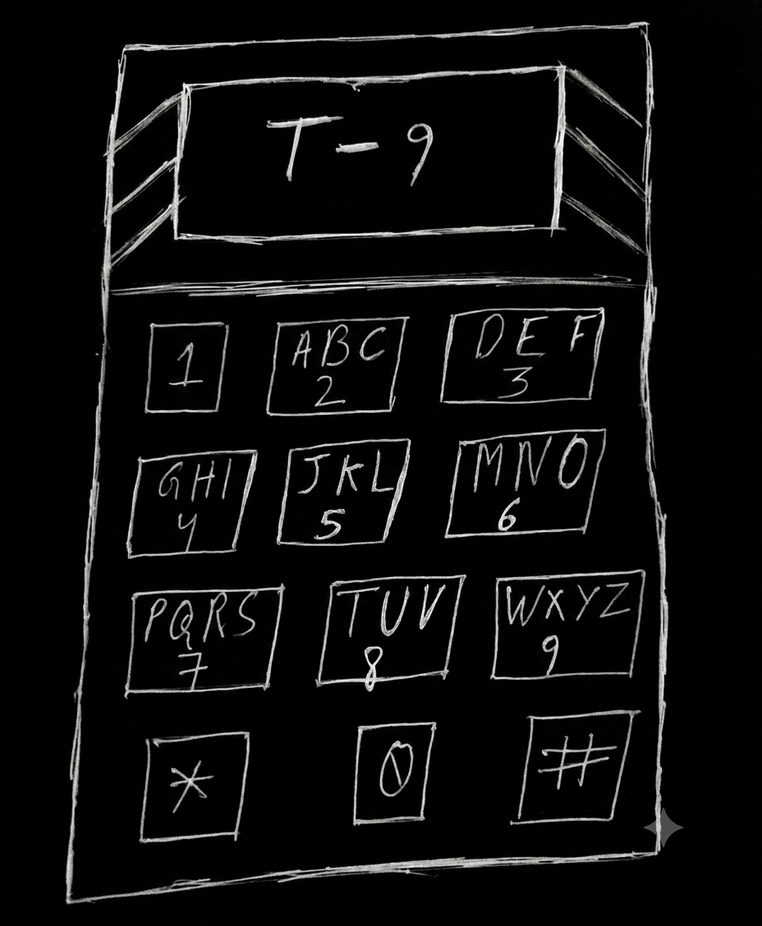
#> input picture steg/t9.png, 762 x 926 px, shrunk from 928 x 1128 before the run, found by its file name
$ python mirror.py
#> lines starting #> are read from the running program, lines starting #| are printed output that depends on the picture
from PIL import Image, ImageOps
image = Image.open('t9.png')
#> image is the input picture: PIL image 762x926 RGB; mean R, G, B 13.2, 13.3, 13.2
im = ImageOps.mirror(image)
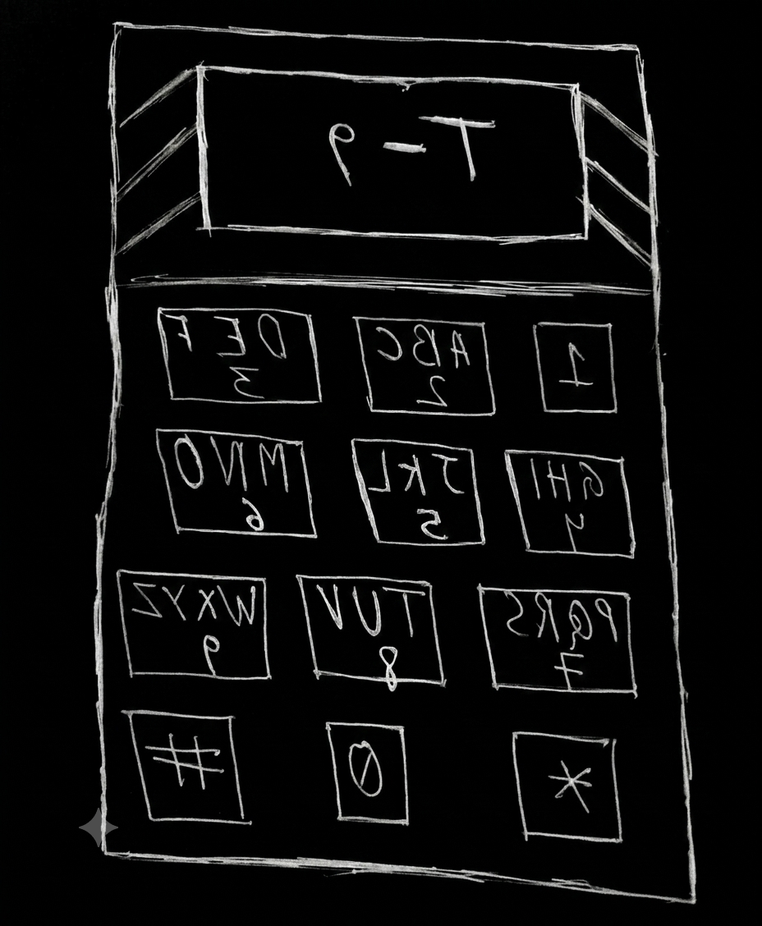
#> im: PIL image 762x926 RGB; mean R, G, B 13.2, 13.3, 13.2
im.show()

$ run again, with steg/bar.png copied over steg/t9.png
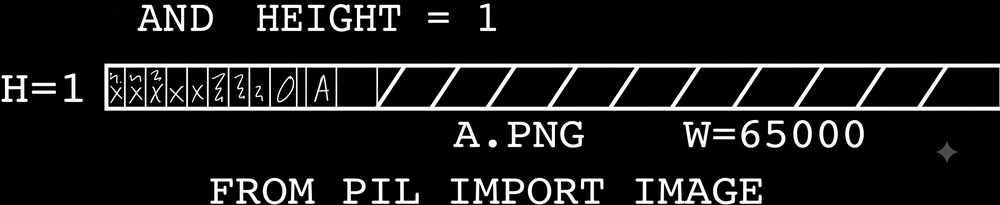
#> input picture steg/bar.png, 1000 x 205 px, shrunk from 2263 x 464 before the run, found by its file name
#> image is the input picture: PIL image 1000x205 RGB; mean R, G, B 26, 26, 26
#> `im = ImageOps.mirror(image)`:
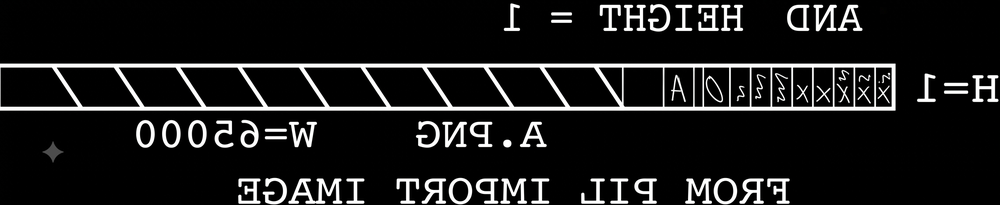
#> im: PIL image 1000x205 RGB; mean R, G, B 26, 26, 26

$ run again, with steg/my.png copied over steg/t9.png
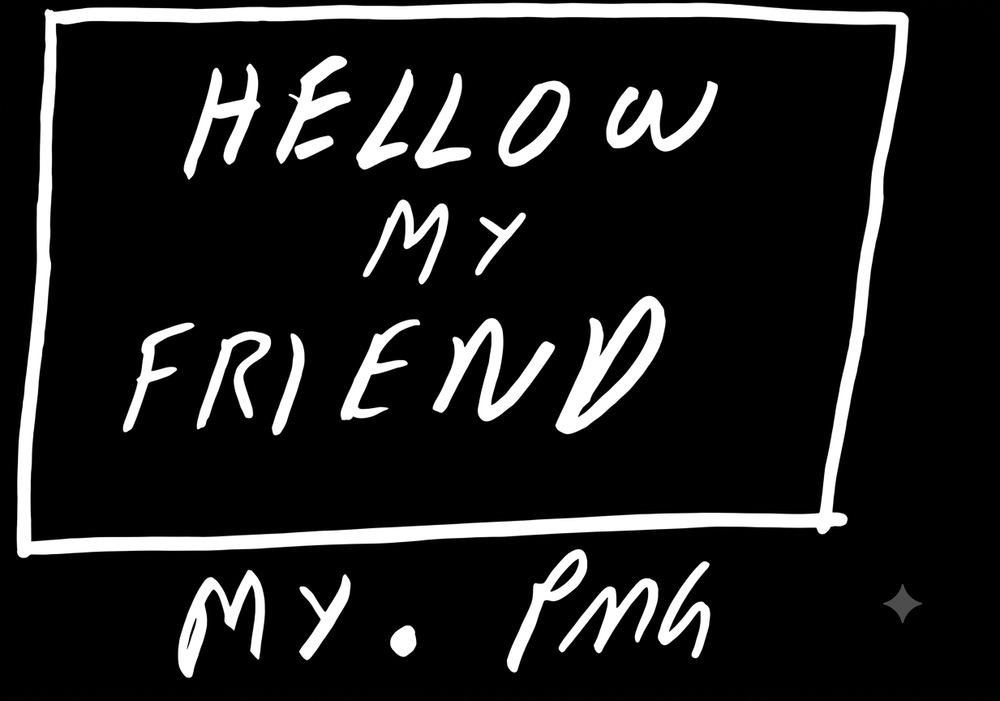
#> input picture steg/my.png, 1000 x 701 px, shrunk from 1233 x 864 before the run, found by its file name
#> image is the input picture: PIL image 1000x701 RGB; mean R, G, B 30.5, 30.5, 30.5
#> `im = ImageOps.mirror(image)`:
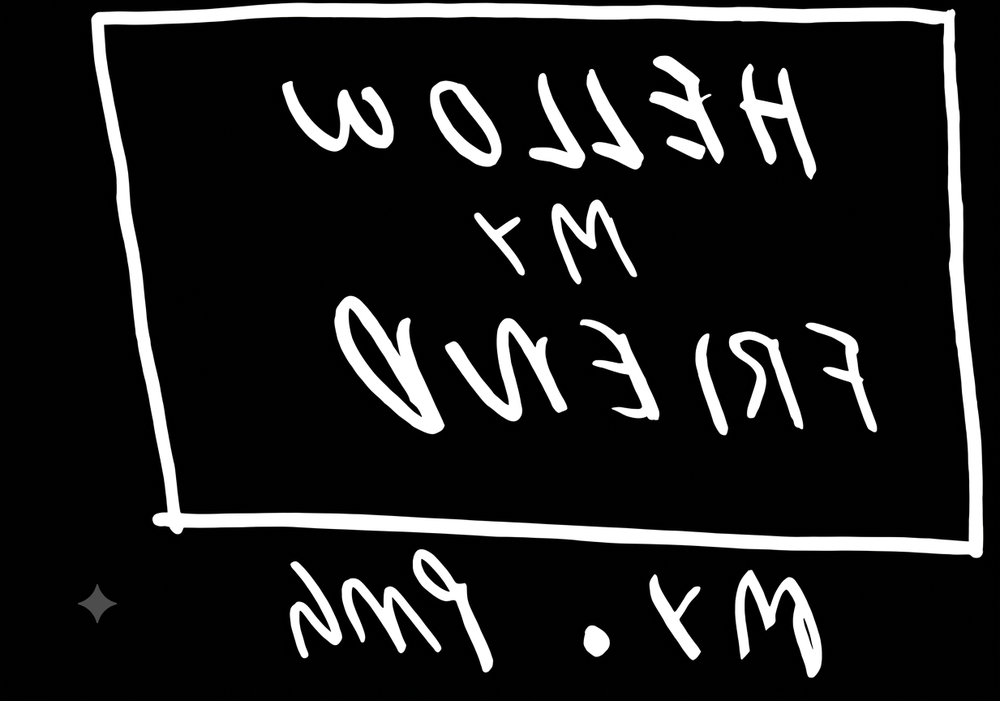
#> im: PIL image 1000x701 RGB; mean R, G, B 30.5, 30.5, 30.5

$ run again, with steg/noice.png copied over steg/t9.png
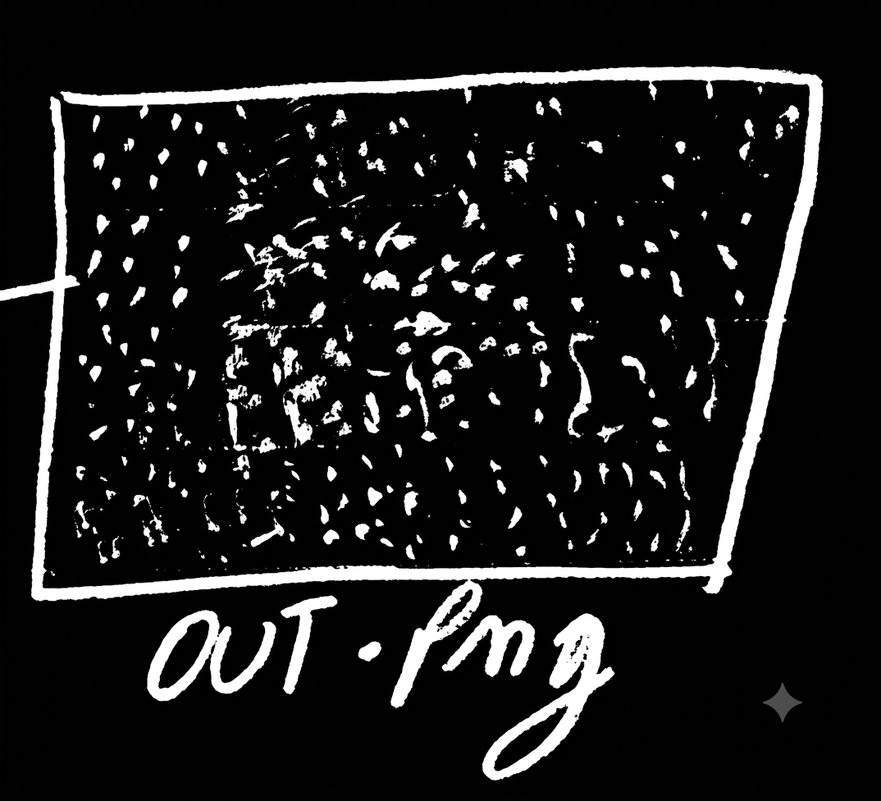
#> input picture steg/noice.png, 881 x 801 px, shrunk from 1074 x 976 before the run, found by its file name
#> image is the input picture: PIL image 881x801 RGB; mean R, G, B 27.5, 27.5, 27.5
#> `im = ImageOps.mirror(image)`:
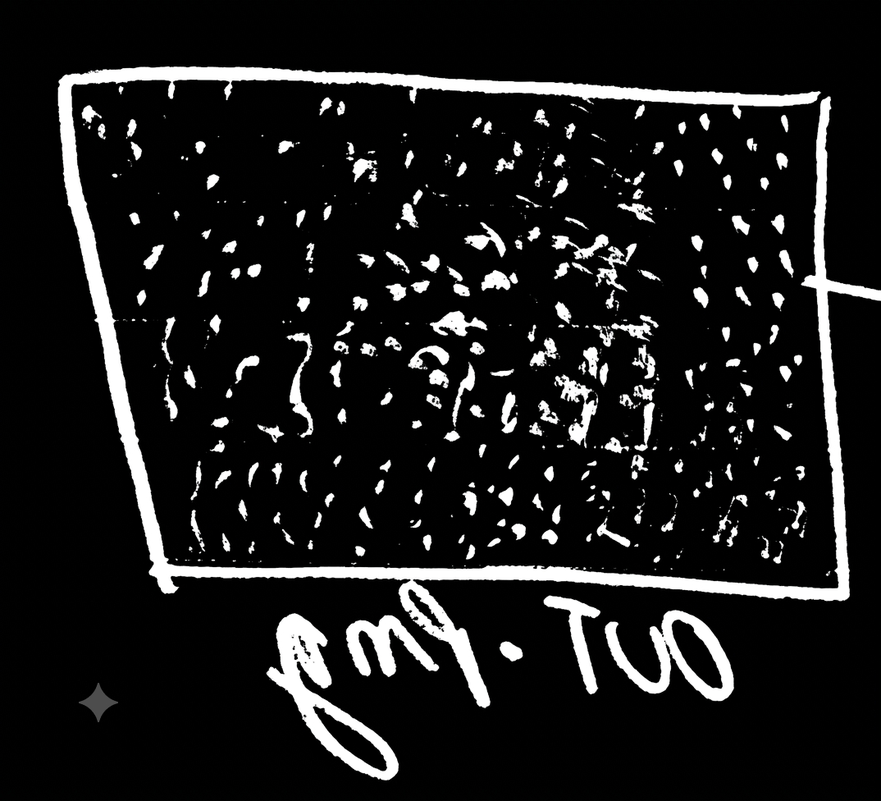
#> im: PIL image 881x801 RGB; mean R, G, B 27.5, 27.5, 27.5
